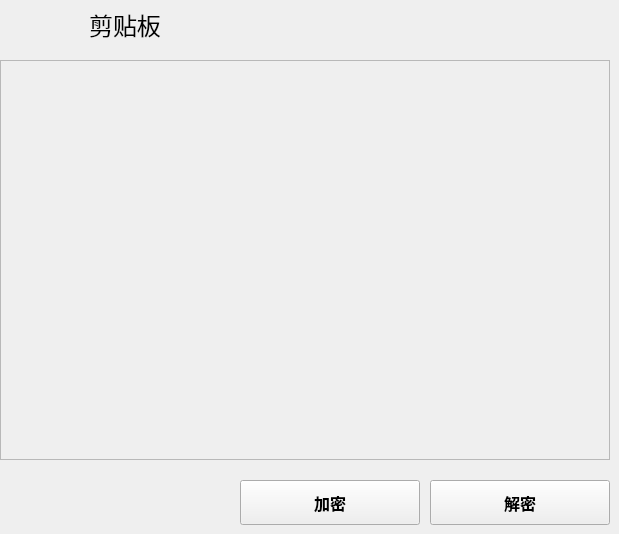
    <widget class="QWidget" name="page_3">
     <widget class="QLabel" name="title_label_3">
      <property name="geometry">
       <rect>
        <x>0</x>
        <y>0</y>
        <width>250</width>
        <height>50</height>
       </rect>
      </property>
      <property name="font">
       <font>
        <family>.萍方-简</family>
        <pointsize>18</pointsize>
       </font>
      </property>
      <property name="text">
       <string>剪贴板</string>
      </property>
      <property name="alignment">
       <set>Qt::AlignCenter</set>
      </property>
     </widget>
     <widget class="QTextEdit" name="clip_tf">
      <property name="enabled">
       <bool>false</bool>
      </property>
      <property name="geometry">
       <rect>
        <x>0</x>
        <y>60</y>
        <width>610</width>
        <height>400</height>
       </rect>
      </property>
     </widget>
     <widget class="QPushButton" name="clip_push_1">
      <property name="geometry">
       <rect>
        <x>240</x>
        <y>480</y>
        <width>180</width>
        <height>45</height>
       </rect>
      </property>
      <property name="font">
       <font>
        <family>微软雅黑</family>
        <pointsize>12</pointsize>
        <weight>75</weight>
        <bold>true</bold>
       </font>
      </property>
      <property name="text">
       <string>加密</string>
      </property>
     </widget>
     <widget class="QPushButton" name="clip_push_2">
      <property name="geometry">
       <rect>
        <x>430</x>
        <y>480</y>
        <width>180</width>
        <height>45</height>
       </rect>
      </property>
      <property name="font">
       <font>
        <family>微软雅黑</family>
        <pointsize>12</pointsize>
        <weight>75</weight>
        <bold>true</bold>
       </font>
      </property>
      <property name="text">
       <string>解密</string>
      </property>
     </widget>
    </widget>
